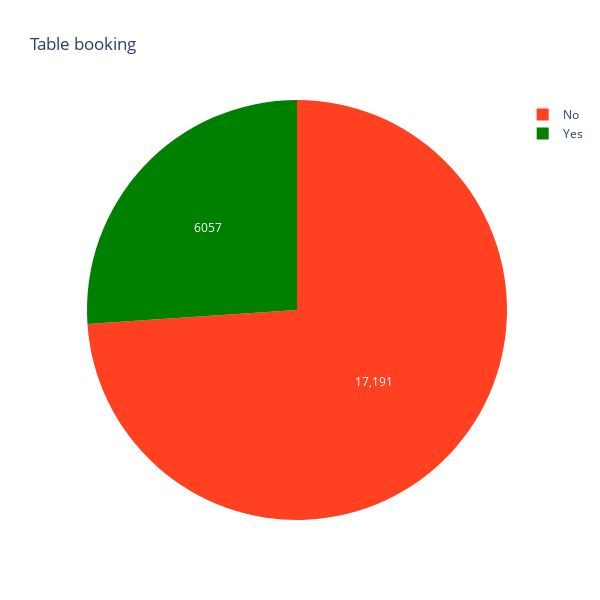

Notebook source saved alongside this figure:
### Markdown cell above
### The below pie chart represents if a table is booked or not

### Code cell
x=df['book_table'].value_counts()
#colors = ['#FF4122', '#008000']

trace=go.Pie(labels=x.index,values=x,textinfo="value",
            marker=dict(colors=colors))
layout=go.Layout(title="Table booking",width=600,height=600)
fig=go.Figure(data=[trace],layout=layout)
py.iplot(fig, filename='pie_chart_subplots')

### Figure 1 — Plotly figure (JSON) as saved in the notebook; plotly's stock layout.template omitted (floating-point values rounded to 4 significant figures)
{"data": [{"labels": ["No", "Yes"], "marker": {"colors": ["#FF4122", "#008000"]}, "textinfo": "value", "type": "pie", "values": [17191, 6057]}], "layout": {"height": 600, "title": {"text": "Table booking"}, "width": 600}}
